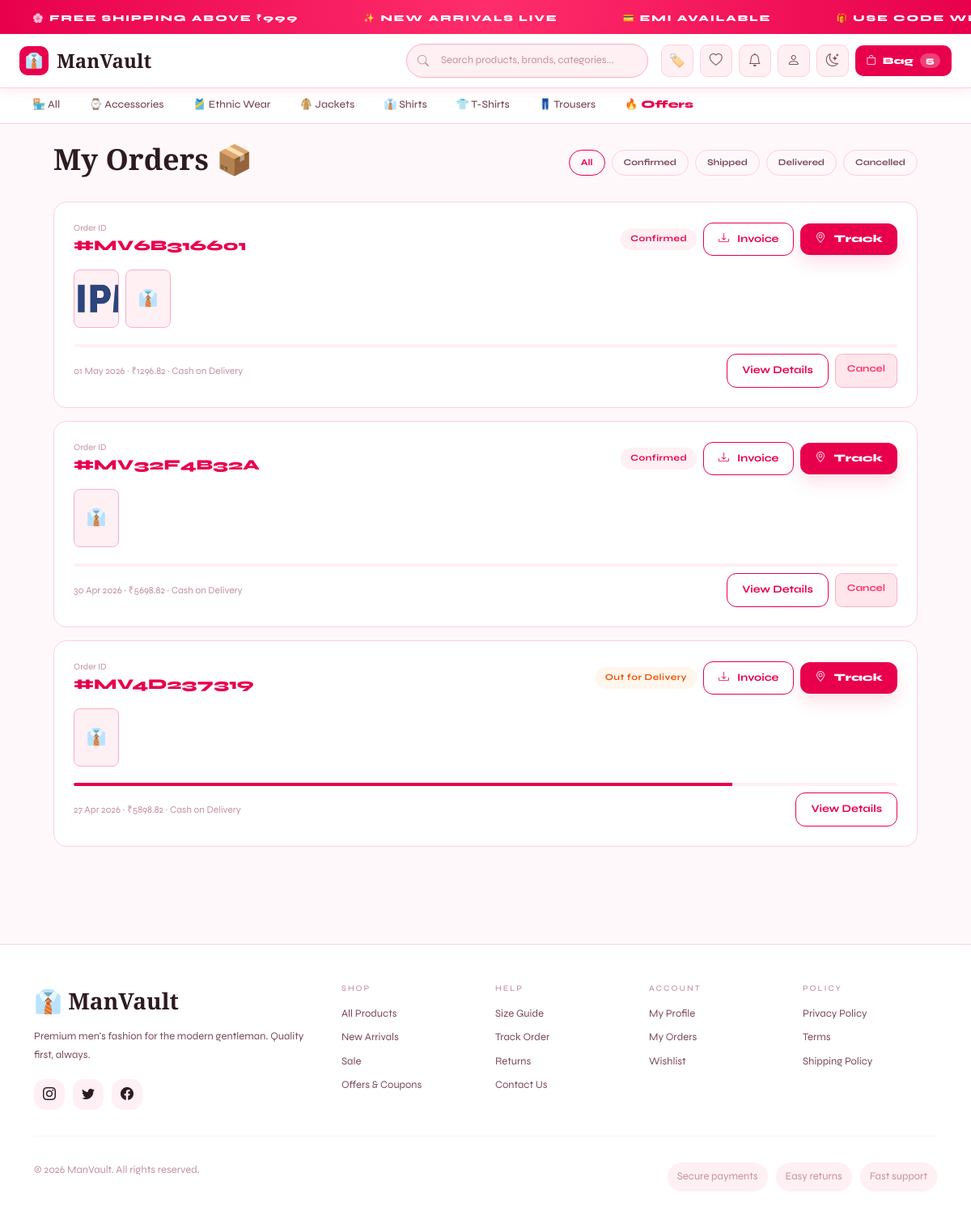
The app's page /orders/my-orders/ (signed in) with its own data.
### store/models.py (models this page shows, shortened)
class Category(models.Model):
    name = models.CharField(max_length=100)
    slug = models.SlugField(unique=True)
    description = models.TextField(blank=True)
    image = models.ImageField(upload_to='categories/', blank=True, null=True)
    icon = models.CharField(max_length=10, default='👕')
    is_active = models.BooleanField(default=True)
    created_at = models.DateTimeField(auto_now_add=True)
    class Meta:
        verbose_name_plural = 'Categories'
        ordering = ['name']

class Product(models.Model):
    BADGE_CHOICES = [('','None'),('new','NEW'),('hot','HOT'),('sale','SALE'),('trending','TRENDING')]
    category = models.ForeignKey(Category, on_delete=models.SET_NULL, null=True, related_name='products')
    brand = models.ForeignKey(Brand, on_delete=models.SET_NULL, null=True, blank=True, related_name='products')
    name = models.CharField(max_length=200)
    slug = models.SlugField(unique=True, blank=True)
    description = models.TextField(blank=True)
    material = models.CharField(max_length=200, blank=True)
    price = models.DecimalField(max_digits=10, decimal_places=2)
    original_price = models.DecimalField(max_digits=10, decimal_places=2, blank=True, null=True)
    stock = models.PositiveIntegerField(default=0)
    badge = models.CharField(max_length=20, choices=BADGE_CHOICES, blank=True)
    is_active = models.BooleanField(default=True)
    is_featured = models.BooleanField(default=False)
    rating = models.DecimalField(max_digits=3, decimal_places=1, default=0)
    review_count = models.PositiveIntegerField(default=0)
    sales_count = models.PositiveIntegerField(default=0)
    created_at = models.DateTimeField(auto_now_add=True)
    updated_at = models.DateTimeField(auto_now=True)
    class Meta: ordering = ['-created_at']
    @property
    def main_image(self):
        return self.images.filter(is_primary=True).first() or self.images.first()

class ProductImage(models.Model):
    product = models.ForeignKey(Product, on_delete=models.CASCADE, related_name='images')
    image = models.ImageField(upload_to='products/')
    alt_text = models.CharField(max_length=200, blank=True)
    is_primary = models.BooleanField(default=False)
    order = models.PositiveIntegerField(default=0)
    class Meta: ordering = ['order']

### orders/models.py (models this page shows, shortened)
class Order(models.Model):
    STATUS_CHOICES = [
        ('pending','Pending'),
        ('confirmed','Confirmed'),
        ('processing','Processing'),
        ('packed','Packed'),
        ('shipped','Shipped'),
        ('out_for_delivery','Out for Delivery'),
        ('delivered','Delivered'),
        ('cancelled','Cancelled'),
        ('return_requested','Return Requested'),
        ('returned','Returned'),
        ('refund_initiated','Refund Initiated'),
        ('refunded','Refunded'),
    ]
    PAYMENT_METHODS = [('cod','Cash on Delivery'),('online','Online Payment'),('wallet','Wallet')]
    PAYMENT_STATUS = [('pending','Pending'),('paid','Paid'),('failed','Failed'),('refunded','Refunded')]
    order_number = models.CharField(max_length=20, unique=True, blank=True)
    user = models.ForeignKey(User, on_delete=models.CASCADE, related_name='orders', null=True, blank=True)
    shipping_name = models.CharField(max_length=100)
    shipping_phone = models.CharField(max_length=15)
    shipping_address = models.TextField()
    shipping_city = models.CharField(max_length=100)
    shipping_state = models.CharField(max_length=100)
    shipping_pincode = models.CharField(max_length=10)
    subtotal = models.DecimalField(max_digits=10, decimal_places=2)
    shipping_charge = models.DecimalField(max_digits=6, decimal_places=2, default=0)
    coupon_discount = models.DecimalField(max_digits=8, decimal_places=2, default=0)
    offer_discount = models.DecimalField(max_digits=8, decimal_places=2, default=0)
    loyalty_discount = models.DecimalField(max_digits=8, decimal_places=2, default=0)
    tax = models.DecimalField(max_digits=8, decimal_places=2, default=0)
    total = models.DecimalField(max_digits=10, decimal_places=2)
    coupon = models.ForeignKey(Coupon, on_delete=models.SET_NULL, null=True, blank=True)
    loyalty_points_used = models.PositiveIntegerField(default=0)
    loyalty_points_earned = models.PositiveIntegerField(default=0)
    payment_method = models.CharField(max_length=20, choices=PAYMENT_METHODS, default='cod')
    payment_status = models.CharField(max_length=20, choices=PAYMENT_STATUS, default='pending')
    payment_id = models.CharField(max_length=100, blank=True)
    status = models.CharField(max_length=25, choices=STATUS_CHOICES, default='pending')
    notes = models.TextField(blank=True)
    tracking_number = models.CharField(max_length=50, blank=True)
    courier_name = models.CharField(max_length=100, blank=True)
    estimated_delivery = models.DateField(null=True, blank=True)
    delivery_otp = models.CharField(max_length=6, blank=True)
    delivery_otp_verified = models.BooleanField(default=False)
    return_reason = models.TextField(blank=True)
    invoice_number = models.CharField(max_length=20, blank=True)
    created_at = models.DateTimeField(auto_now_add=True)
    updated_at = models.DateTimeField(auto_now=True)
    delivered_at = models.DateTimeField(null=True, blank=True)
    class Meta: ordering = ['-created_at']
    @property
    def status_percent(self):
        flow = ['confirmed','processing','packed','shipped','out_for_delivery','delivered']
        try:
            idx = flow.index(self.status)
            return int((idx / (len(flow)-1)) * 100)
        except: return 0

class OrderItem(models.Model):
    order = models.ForeignKey(Order, on_delete=models.CASCADE, related_name='items')
    product = models.ForeignKey(Product, on_delete=models.SET_NULL, null=True)
    product_name = models.CharField(max_length=200)
    variant = models.ForeignKey(ProductVariant, on_delete=models.SET_NULL, null=True, blank=True)
    size = models.CharField(max_length=20, blank=True)
    color = models.CharField(max_length=50, blank=True)
    quantity = models.PositiveIntegerField()
    price = models.DecimalField(max_digits=10, decimal_places=2)
    discount_applied = models.DecimalField(max_digits=8, decimal_places=2, default=0)
    is_returned = models.BooleanField(default=False)
    return_reason = models.TextField(blank=True)

### orders/views.py (the view)
# urls.py: path('orders/', views.order_list, name='orders'),
@login_required
def order_list(request):
    status_filter = request.GET.get('status','')
    orders = Order.objects.filter(user=request.user)
    if status_filter: orders = orders.filter(status=status_filter)
    status_choices = [
        ("confirmed", "Confirmed"),
        ("shipped", "Shipped"),
        ("delivered", "Delivered"),
        ("cancelled", "Cancelled"),
    ]
    status_choices_ = [
    ("all", "All"),
    ("confirmed", "Confirmed"),
    ("shipped", "Shipped"),
    ("delivered", "Delivered"),
    ("cancelled", "Cancelled"),
    ]
    return render(request, 'orders/order_list.html', {'orders': orders, 'status_filter': status_filter,'status_choices': status_choices,'status_choices_': status_choices_})

### templates/orders/order_list.html (shortened to what this page needs)
{% extends 'base.html' %}{% block title %}My Orders — ManVault{% endblock %}
{% block content %}
<div class="container py-4">
  <div class="d-flex justify-content-between align-items-center mb-4 flex-wrap gap-3">
    <h1 class="section-title">My Orders 📦</h1>
    <div class="d-flex gap-2 flex-wrap">
      <a href="?" style="padding:7px 14px;border-radius:20px;font-size:11px;font-weight:700;border:1px solid {% if not status_filter %}var(--acc){% else %}var(--brd2){% endif %};color:{% if not status_filter %}var(--acc){% else %}var(--tx2){% endif %}">All</a>
      {% for val, lbl in status_choices %}
      <a href="?status={{ val }}" style="padding:7px 14px;border-radius:20px;font-size:11px;font-weight:700;border:1px solid {% if status_filter == val %}var(--acc){% else %}var(--brd2){% endif %};color:{% if status_filter == val %}var(--acc){% else %}var(--tx2){% endif %}">{{ lbl }}</a>
      {% endfor %}
    </div>
  </div>
  {% for order in orders %}
  <div class="mv-card p-4 mb-3">
    <div class="d-flex justify-content-between align-items-center flex-wrap gap-2 mb-3">
      <div><div style="font-size:11px;color:var(--tx3)">Order ID</div><div style="font-weight:800;color:var(--acc);font-size:18px">#{{ order.order_number }}</div></div>
      <div class="d-flex gap-2 align-items-center flex-wrap">
        <span class="order-status status-{{ order.status }}">{{ order.get_status_display }}</span>
        <a href="{% url 'orders:download_invoice' order.order_number %}" class="mv-btn-outline mv-btn-sm"><i class="bi bi-download"></i> Invoice</a>
        <a href="{% url 'orders:track_order' order.order_number %}" class="mv-btn mv-btn-sm"><i class="bi bi-geo-alt"></i> Track</a>
      </div>
    </div>
    <div class="d-flex gap-2 mb-3 overflow-auto pb-1">
      {% for item in order.items.all|slice:":5" %}
      <div style="width:56px;height:72px;flex-shrink:0;background:var(--bg3);border-radius:8px;overflow:hidden;border:1px solid var(--brd)">
        {% if item.product and item.product.main_image %}<img src="{{ item.product.main_image.image.url }}" style="width:100%;height:100%;object-fit:cover">
        {% else %}<div style="display:flex;height:100%;align-items:center;justify-content:center;font-size:20px">👔</div>{% endif %}
      </div>
      {% endfor %}
    </div>
    {% if order.status not in "cancelled,returned" %}
    <div style="background:var(--bg3);border-radius:4px;height:4px;margin-bottom:8px;overflow:hidden">
      <div style="background:var(--acc);height:100%;width:{{ order.status_percent }}%;transition:width .5s"></div>
    </div>
    {% endif %}
    <div class="d-flex justify-content-between align-items-center flex-wrap gap-2">
      <div style="font-size:12px;color:var(--tx3)">{{ order.created_at|date:"d M Y" }} · ₹{{ order.total }} · {{ order.get_payment_method_display }}</div>
      <div class="d-flex gap-2">
        <a href="{% url 'orders:order_detail' order.order_number %}" class="mv-btn-outline mv-btn-sm">View Details</a>
        {% if order.status in "pending,confirmed,processing" %}
        <a href="{% url 'orders:cancel_order' order.id %}" class="mv-btn-sm" style="background:rgba(255,51,102,.12);color:#FF3366;border:1px solid rgba(255,51,102,.3);border-radius:9px;padding:8px 14px;font-size:12px;font-weight:700" onclick="return confirm('Cancel this order?')">Cancel</a>
        {% endif %}
      </div>
    </div>
  </div>
  {% endfor %}
</div>
{% endblock %}

### templates/base.html (shortened to what this page needs)
<!DOCTYPE html>
<html lang="en">
<head>
<link href="https://cdn.jsdelivr.net/npm/bootstrap@5.3.0/dist/css/bootstrap.min.css" rel="stylesheet"/>
<link href="https://cdn.jsdelivr.net/npm/bootstrap-icons@1.11.0/font/bootstrap-icons.css" rel="stylesheet"/>
</head>
<body>
<div class="ticker">
  <div class="ticker-inner">
    {% for _ in "12345678" %}
    <span class="ticker-item">🌸 FREE SHIPPING ABOVE ₹999</span>
    <span class="ticker-item">✨ NEW ARRIVALS LIVE</span>
    <span class="ticker-item">💳 EMI AVAILABLE</span>
    <span class="ticker-item">🎁 USE CODE WELCOME10 — 10% OFF</span>
    {% endfor %}
  </div>
</div>
<nav class="mv-navbar">
  <div class="container-fluid d-flex flex-wrap align-items-center gap-3">
    <div class="d-flex align-items-center gap-3 flex-grow-1">
      <a href="{% url 'store:home' %}" class="mv-logo">
        <div class="mv-logo-icon">👔</div> ManVault
      </a>
    </div>
    <div class="nav-search d-none d-md-flex flex-grow-1">
      <form action="{% url 'store:shop' %}" method="GET" class="w-100">
        <i class="bi bi-search si"></i>
        <input type="text" name="q" placeholder="Search products, brands, categories..." value="{{ request.GET.q }}">
      </form>
    </div>
    <div class="nav-actions d-none d-md-flex align-items-center gap-2 ms-auto">
      <a href="{% url 'store:offers' %}" class="icon-btn" title="Offers & Coupons">🏷️</a>
      <a href="{% url 'store:wishlist' %}" class="icon-btn" title="Wishlist">
        <i class="bi bi-heart"></i>
      </a>
      {% if user.is_authenticated %}
        <a href="{% url 'notifications:list' %}" class="icon-btn" title="Notifications">
          <i class="bi bi-bell"></i>
        </a>
        <div class="dropdown">
          <div class="icon-btn" data-bs-toggle="dropdown" style="cursor:pointer" aria-expanded="false">
            <i class="bi bi-person"></i>
          </div>
        </div>
      {% else %}
        <a href="{% url 'accounts:login' %}" class="mv-btn-outline" style="padding:8px 14px;font-size:12px">Sign In</a>
      {% endif %}
      <button class="icon-btn" onclick="toggleTheme()" title="Toggle dark mode" aria-label="Toggle dark mode">
        <i class="bi bi-moon-stars"></i>
      </button>
      <a href="{% url 'store:cart' %}" class="cart-btn">
        <i class="bi bi-bag"></i> Bag
        {% if cart_count %}<span style="background:rgba(255,255,255,.25);border-radius:50px;padding:1px 7px;font-size:11px">{{ cart_count }}</span>{% endif %}
      </a>
    </div>
  </div>
</nav>
<div class="cat-nav flex-wrap">
  <a href="{% url 'store:shop' %}" {% if request.path == '/shop/' %}class="active"{% endif %}>🏪 All</a>
  {% for cat in cats_for_nav %}
  <a href="{% url 'store:category' cat.slug %}">{{ cat.icon }} {{ cat.name }}</a>
  {% endfor %}
  <a href="{% url 'store:offers' %}" style="color:var(--acc);font-weight:800">🔥 Offers</a>
</div>
<main class="container px-3 px-md-4">
{% block content %}{% endblock %}
</main>
<footer class="mv-footer">
  <div class="container">
    <div class="row g-4">
      <div class="col-lg-4">
        <div class="footer-logo mb-2">👔 ManVault</div>
        <p class="footer-text">Premium men's fashion for the modern gentleman. Quality first, always.</p>
        <div class="footer-socials">
          <a href="#" class="footer-social-btn"><i class="bi bi-instagram"></i></a>
          <a href="#" class="footer-social-btn"><i class="bi bi-twitter"></i></a>
          <a href="#" class="footer-social-btn"><i class="bi bi-facebook"></i></a>
        </div>
      </div>
      <div class="col-sm-4 col-lg-2 footer-links">
        <h6>Shop</h6>
        <a href="{% url 'store:shop' %}">All Products</a>
        <a href="{% url 'store:shop' %}?badge=new">New Arrivals</a>
        <a href="{% url 'store:shop' %}?badge=sale">Sale</a>
        <a href="{% url 'store:offers' %}">Offers & Coupons</a>
      </div>
      <div class="col-sm-4 col-lg-2 footer-links">
        <h6>Help</h6>
        <a href="#">Size Guide</a>
        <a href="#">Track Order</a>
        <a href="#">Returns</a>
        <a href="#">Contact Us</a>
      </div>
      <div class="col-sm-4 col-lg-2 footer-links">
        <h6>Account</h6>
        {% if user.is_authenticated %}
        <a href="{% url 'accounts:profile' %}">My Profile</a>
        <a href="{% url 'orders:order_list' %}">My Orders</a>
        <a href="{% url 'store:wishlist' %}">Wishlist</a>
        {% else %}
        <a href="{% url 'accounts:login' %}">Sign In</a>
        <a href="{% url 'accounts:register' %}">Register</a>
        {% endif %}
      </div>
      <div class="col-lg-2 footer-links">
        <h6>Policy</h6>
        <a href="#">Privacy Policy</a>
        <a href="#">Terms</a>
        <a href="#">Shipping Policy</a>
      </div>
    </div>
    <hr style="border-color:var(--brd2);margin:32px 0 20px">
    <div class="footer-bottom">
      <p>© {% now 'Y' %} ManVault. All rights reserved.</p>
      <div class="footer-cert">
        <span>Secure payments</span>
        <span>Easy returns</span>
        <span>Fast support</span>
      </div>
    </div>
  </div>
</footer>
</body>
</html>

### records on screen
Category: icon "⌚", name "Accessories"
Category: icon "🎽", name "Ethnic Wear"
Category: icon "🧥", name "Jackets"
Category: icon "👔", name "Shirts"
Category: icon "👕", name "T-Shirts"
Category: icon "👖", name "Trousers"
Order: order_number "MV6B316601", status "Confirmed", created_at "01 May 2026", total "1296.82", payment_method "Cash on Delivery", shows "Cancel"
OrderItem: product.main_image.image (picture)
Order: order_number "MV32F4B32A", status "Confirmed", created_at "30 Apr 2026", total "5698.82", payment_method "Cash on Delivery", shows "Cancel"
Order: order_number "MV4D237319", status "Out for Delivery", created_at "27 Apr 2026", total "5898.82", payment_method "Cash on Delivery"

### other values on screen
{{ cart_count }} "5"
{{ lbl }} "Confirmed" "Shipped" "Delivered" "Cancelled"
